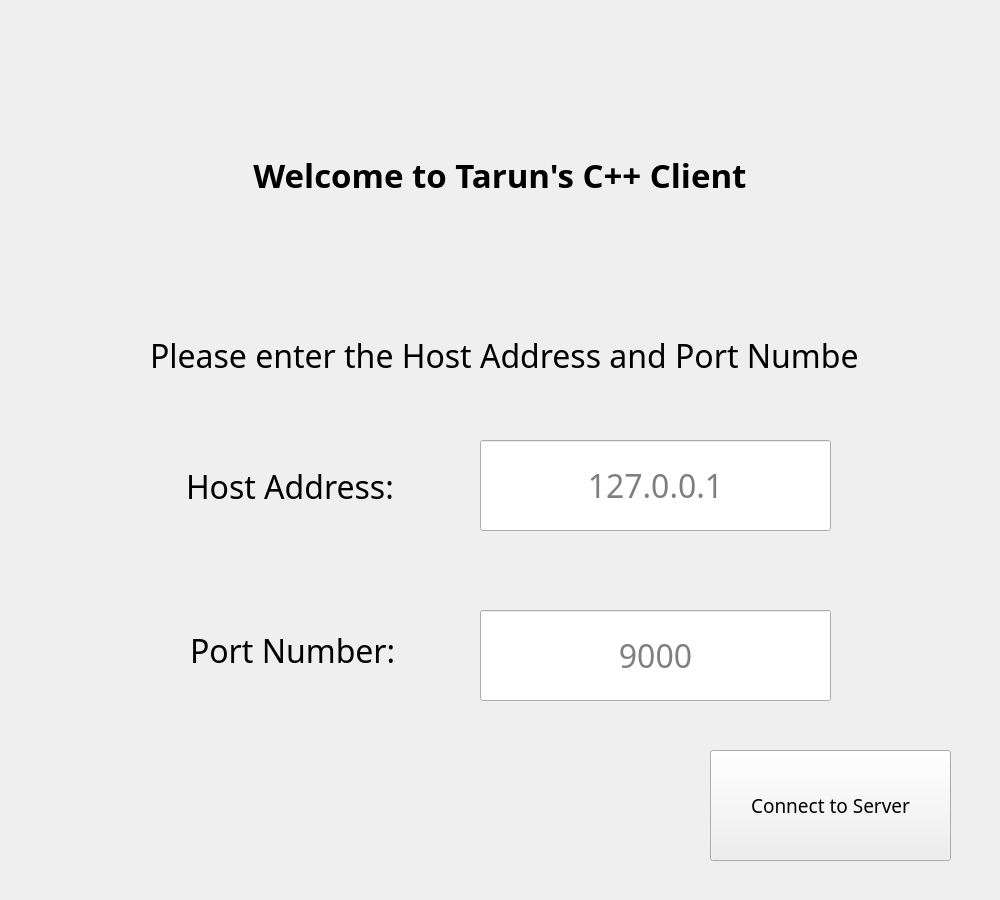
<?xml version="1.0" encoding="UTF-8"?>
<ui version="4.0">
 <class>Client_Interface</class>
 <widget class="QWidget" name="Client_Interface">
  <property name="geometry">
   <rect>
    <x>0</x>
    <y>0</y>
    <width>1000</width>
    <height>900</height>
   </rect>
  </property>
  <property name="font">
   <font>
    <family>AnjaliOldLipi</family>
    <pointsize>14</pointsize>
   </font>
  </property>
  <property name="windowTitle">
   <string>Client_Interface</string>
  </property>
  <widget class="QStackedWidget" name="stackedWidget">
   <property name="geometry">
    <rect>
     <x>0</x>
     <y>0</y>
     <width>1000</width>
     <height>900</height>
    </rect>
   </property>
   <widget class="QWidget" name="WelcomePage">
    <widget class="QLabel" name="label_welcomeLabel">
     <property name="geometry">
      <rect>
       <x>0</x>
       <y>0</y>
       <width>1000</width>
       <height>350</height>
      </rect>
     </property>
     <property name="font">
      <font>
       <family>Chandas</family>
       <pointsize>25</pointsize>
       <weight>75</weight>
       <bold>true</bold>
      </font>
     </property>
     <property name="focusPolicy">
      <enum>Qt::NoFocus</enum>
     </property>
     <property name="text">
      <string>Welcome to Tarun's C++ Client</string>
     </property>
     <property name="alignment">
      <set>Qt::AlignCenter</set>
     </property>
    </widget>
    <widget class="QLineEdit" name="lineEdit_hostAddress">
     <property name="geometry">
      <rect>
       <x>480</x>
       <y>440</y>
       <width>351</width>
       <height>91</height>
      </rect>
     </property>
     <property name="font">
      <font>
       <pointsize>24</pointsize>
      </font>
     </property>
     <property name="text">
      <string/>
     </property>
     <property name="alignment">
      <set>Qt::AlignCenter</set>
     </property>
     <property name="placeholderText">
      <string>127.0.0.1</string>
     </property>
    </widget>
    <widget class="QLineEdit" name="lineEdit_portNumber">
     <property name="geometry">
      <rect>
       <x>480</x>
       <y>610</y>
       <width>351</width>
       <height>91</height>
      </rect>
     </property>
     <property name="font">
      <font>
       <pointsize>24</pointsize>
      </font>
     </property>
     <property name="text">
      <string/>
     </property>
     <property name="alignment">
      <set>Qt::AlignCenter</set>
     </property>
     <property name="placeholderText">
      <string>9000</string>
     </property>
    </widget>
    <widget class="QLabel" name="label_hostAddress">
     <property name="geometry">
      <rect>
       <x>186</x>
       <y>436</y>
       <width>291</width>
       <height>101</height>
      </rect>
     </property>
     <property name="font">
      <font>
       <pointsize>24</pointsize>
      </font>
     </property>
     <property name="text">
      <string>Host Address:</string>
     </property>
    </widget>
    <widget class="QLabel" name="label_portNumber">
     <property name="geometry">
      <rect>
       <x>190</x>
       <y>600</y>
       <width>291</width>
       <height>101</height>
      </rect>
     </property>
     <property name="font">
      <font>
       <pointsize>24</pointsize>
      </font>
     </property>
     <property name="text">
      <string>Port Number: </string>
     </property>
    </widget>
    <widget class="QPushButton" name="pushButton_connect">
     <property name="geometry">
      <rect>
       <x>710</x>
       <y>750</y>
       <width>241</width>
       <height>111</height>
      </rect>
     </property>
     <property name="text">
      <string>Connect to Server</string>
     </property>
    </widget>
    <widget class="QLabel" name="label_welcomeLabel_2">
     <property name="geometry">
      <rect>
       <x>150</x>
       <y>290</y>
       <width>711</width>
       <height>131</height>
      </rect>
     </property>
     <property name="font">
      <font>
       <pointsize>24</pointsize>
      </font>
     </property>
     <property name="text">
      <string>Please enter the Host Address and Port Number</string>
     </property>
    </widget>
   </widget>
   <widget class="QWidget" name="loginPage">
    <widget class="QLabel" name="label_loginPageWelcome">
     <property name="geometry">
      <rect>
       <x>400</x>
       <y>140</y>
       <width>551</width>
       <height>131</height>
      </rect>
     </property>
     <property name="font">
      <font>
       <pointsize>24</pointsize>
      </font>
     </property>
     <property name="text">
      <string>Enter your credentials</string>
     </property>
     <property name="alignment">
      <set>Qt::AlignCenter</set>
     </property>
    </widget>
    <widget class="QLabel" name="label_userName">
     <property name="geometry">
      <rect>
       <x>330</x>
       <y>290</y>
       <width>351</width>
       <height>91</height>
      </rect>
     </property>
     <property name="font">
      <font>
       <pointsize>24</pointsize>
      </font>
     </property>
     <property name="text">
      <string>Username:</string>
     </property>
     <property name="alignment">
      <set>Qt::AlignCenter</set>
     </property>
    </widget>
    <widget class="QLineEdit" name="lineEdit_userName">
     <property name="geometry">
      <rect>
       <x>590</x>
       <y>290</y>
       <width>351</width>
       <height>91</height>
      </rect>
     </property>
    </widget>
    <widget class="QPushButton" name="pushButton_login">
     <property name="geometry">
      <rect>
       <x>690</x>
       <y>630</y>
       <width>241</width>
       <height>111</height>
      </rect>
     </property>
     <property name="text">
      <string>Login</string>
     </property>
    </widget>
    <widget class="QLabel" name="label_password">
     <property name="geometry">
      <rect>
       <x>330</x>
       <y>450</y>
       <width>351</width>
       <height>91</height>
      </rect>
     </property>
     <property name="font">
      <font>
       <pointsize>24</pointsize>
      </font>
     </property>
     <property name="text">
      <string>Password:</string>
     </property>
     <property name="alignment">
      <set>Qt::AlignCenter</set>
     </property>
    </widget>
    <widget class="QLineEdit" name="lineEdit__password">
     <property name="geometry">
      <rect>
       <x>590</x>
       <y>450</y>
       <width>351</width>
       <height>91</height>
      </rect>
     </property>
     <property name="echoMode">
      <enum>QLineEdit::Password</enum>
     </property>
    </widget>
    <widget class="QPushButton" name="pushButton_register">
     <property name="geometry">
      <rect>
       <x>70</x>
       <y>490</y>
       <width>241</width>
       <height>111</height>
      </rect>
     </property>
     <property name="text">
      <string>Register</string>
     </property>
    </widget>
    <widget class="QLabel" name="label_loginPageWelcome_2">
     <property name="geometry">
      <rect>
       <x>20</x>
       <y>180</y>
       <width>361</width>
       <height>441</height>
      </rect>
     </property>
     <property name="font">
      <font>
       <pointsize>24</pointsize>
      </font>
     </property>
     <property name="text">
      <string>Haven't registered with this application yet? Register now!</string>
     </property>
     <property name="alignment">
      <set>Qt::AlignCenter</set>
     </property>
     <property name="wordWrap">
      <bool>true</bool>
     </property>
    </widget>
   </widget>
   <widget class="QWidget" name="LandingPage">
    <widget class="QListView" name="listView_chatView">
     <property name="geometry">
      <rect>
       <x>10</x>
       <y>20</y>
       <width>591</width>
       <height>721</height>
      </rect>
     </property>
    </widget>
    <widget class="QLineEdit" name="lineEdit_chatBox">
     <property name="geometry">
      <rect>
       <x>10</x>
       <y>760</y>
       <width>441</width>
       <height>121</height>
      </rect>
     </property>
    </widget>
    <widget class="QPushButton" name="pushButton_sendButton">
     <property name="geometry">
      <rect>
       <x>450</x>
       <y>760</y>
       <width>151</width>
       <height>121</height>
      </rect>
     </property>
     <property name="text">
      <string>Send</string>
     </property>
    </widget>
    <widget class="QListWidget" name="listWidget_usersActive">
     <property name="geometry">
      <rect>
       <x>610</x>
       <y>110</y>
       <width>381</width>
       <height>341</height>
      </rect>
     </property>
    </widget>
    <widget class="QPushButton" name="pushButton_privChat">
     <property name="geometry">
      <rect>
       <x>610</x>
       <y>460</y>
       <width>181</width>
       <height>141</height>
      </rect>
     </property>
     <property name="text">
      <string>Start Private Chat</string>
     </property>
    </widget>
    <widget class="QPushButton" name="pushButton_groupChat">
     <property name="geometry">
      <rect>
       <x>810</x>
       <y>460</y>
       <width>181</width>
       <height>141</height>
      </rect>
     </property>
     <property name="text">
      <string>Start Group Chat</string>
     </property>
    </widget>
    <widget class="QPushButton" name="pushButton_viewContacts">
     <property name="geometry">
      <rect>
       <x>610</x>
       <y>610</y>
       <width>181</width>
       <height>131</height>
      </rect>
     </property>
     <property name="text">
      <string>View Contacts</string>
     </property>
    </widget>
    <widget class="QPushButton" name="pushButton_logOut">
     <property name="geometry">
      <rect>
       <x>810</x>
       <y>750</y>
       <width>181</width>
       <height>131</height>
      </rect>
     </property>
     <property name="text">
      <string>Logout</string>
     </property>
    </widget>
    <widget class="QLabel" name="label">
     <property name="geometry">
      <rect>
       <x>610</x>
       <y>20</y>
       <width>381</width>
       <height>91</height>
      </rect>
     </property>
     <property name="text">
      <string>Select users to chat privately or start a group chat with</string>
     </property>
     <property name="wordWrap">
      <bool>true</bool>
     </property>
    </widget>
    <widget class="QPushButton" name="pushButton_refreshList">
     <property name="geometry">
      <rect>
       <x>810</x>
       <y>610</y>
       <width>181</width>
       <height>131</height>
      </rect>
     </property>
     <property name="text">
      <string>Refresh List</string>
     </property>
    </widget>
   </widget>
  </widget>
 </widget>
 <resources/>
 <connections/>
</ui>
